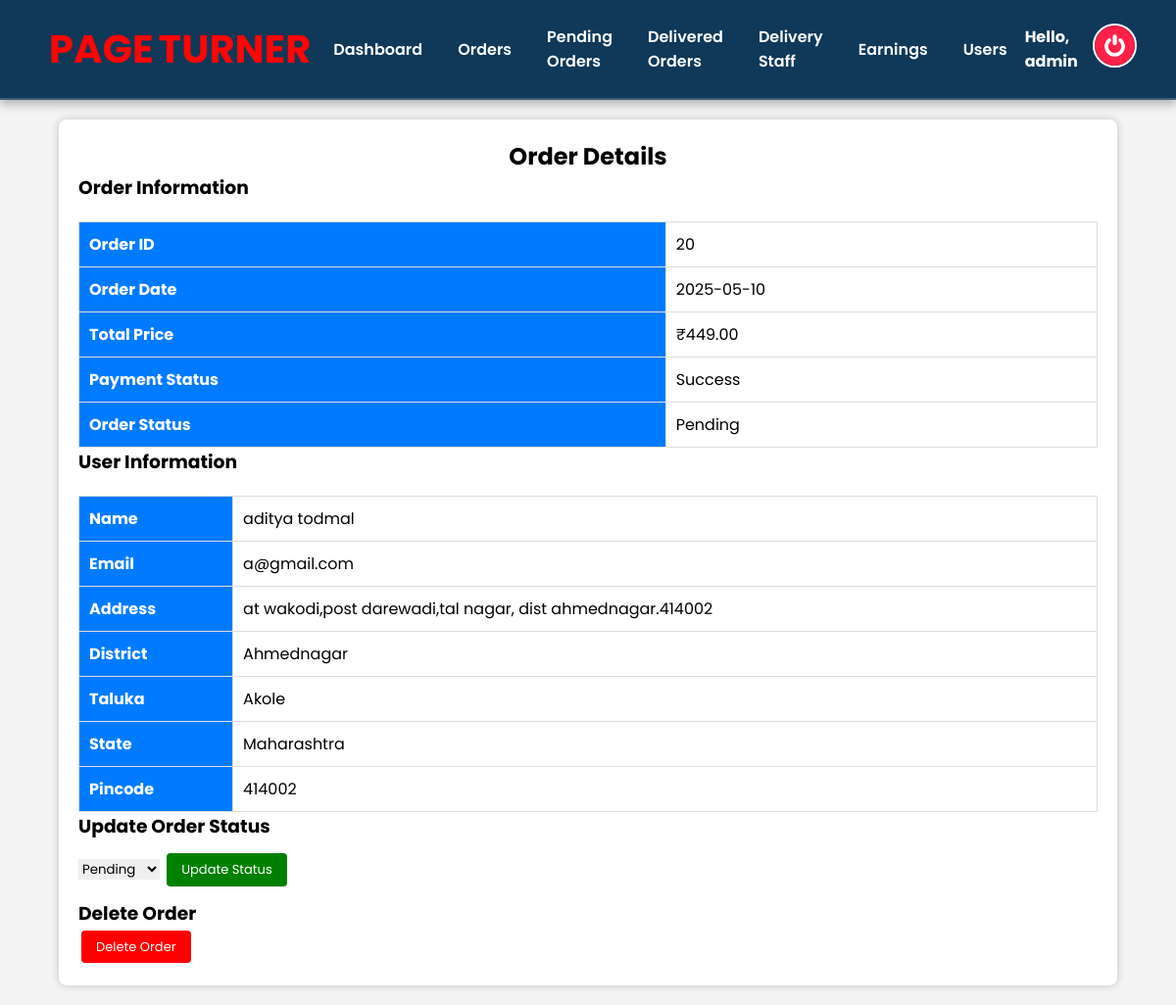
Page /admin_order_details.php?order_id=20 (signed in) on the committed database.
### tables this page shows
CREATE TABLE `confirm_order` (
  `id` int(11) NOT NULL,
  `user_id` int(11) NOT NULL,
  `name` varchar(255) NOT NULL,
  `number` varchar(15) NOT NULL,
  `email` varchar(255) NOT NULL,
  `address` text NOT NULL,
  `total_books` text NOT NULL,
  `total_price` decimal(10,2) NOT NULL,
  `order_date` date NOT NULL DEFAULT curdate(),
  `payment_id` varchar(255) DEFAULT NULL,
  `payment_status` enum('pending','success','failed') NOT NULL DEFAULT 'pending',
  `delivery_staff_id` int(11) DEFAULT NULL,
  `order_status` varchar(50) DEFAULT 'Pending',
  `district` varchar(255) NOT NULL,
  `taluka` varchar(255) NOT NULL
);

CREATE TABLE `users_info` (
  `Id` int(100) NOT NULL,
  `name` varchar(20) NOT NULL,
  `surname` varchar(20) NOT NULL,
  `username` varchar(30) NOT NULL,
  `email` varchar(20) NOT NULL,
  `password` varchar(20) NOT NULL,
  `user_type` varchar(20) NOT NULL DEFAULT 'user',
  `address` varchar(255) NOT NULL,
  `district` varchar(100) DEFAULT NULL,
  `taluka` varchar(100) DEFAULT NULL,
  `state` varchar(100) NOT NULL,
  `country` varchar(100) NOT NULL DEFAULT 'India',
  `pincode` varchar(10) NOT NULL
);

### admin_order_details.php (the view, shortened to what this page needs)
<?php
include 'config.php';
$order_id = intval($_GET['order_id']);
$order_query = "
    SELECT co.*, ui.name, ui.surname, ui.email, ui.address, ui.district, ui.taluka, ui.state, ui.pincode
    FROM confirm_order co
    JOIN users_info ui ON co.user_id = ui.id
    WHERE co.id = $order_id
";
$order_result = mysqli_query($conn, $order_query);
$order = mysqli_fetch_assoc($order_result);
?>
<!DOCTYPE html>
<html lang="en">
<head>
    <link rel="stylesheet" href="css/admin.css">
</head>
<body>
<?php include 'admin_header.php'; ?>
<div class="container">
    <h2>Order Details</h2>
    <h3>Order Information</h3>
    <table>
        <tr><th>Order ID</th><td><?php echo $order['id']; ?></td></tr>
        <tr><th>Order Date</th><td><?php echo $order['order_date']; ?></td></tr>
        <tr><th>Total Price</th><td>₹<?php echo number_format($order['total_price'], 2); ?></td></tr>
        <tr><th>Payment Status</th><td><?php echo ucfirst($order['payment_status']); ?></td></tr>
        <tr><th>Order Status</th><td><?php echo ucfirst($order['order_status']); ?></td></tr>
    </table>
    <h3>User Information</h3>
    <table>
        <tr><th>Name</th><td><?php echo $order['name'] . ' ' . $order['surname']; ?></td></tr>
        <tr><th>Email</th><td><?php echo $order['email']; ?></td></tr>
        <tr><th>Address</th><td><?php echo $order['address']; ?></td></tr>
        <tr><th>District</th><td><?php echo $order['district']; ?></td></tr>
        <tr><th>Taluka</th><td><?php echo $order['taluka']; ?></td></tr>
        <tr><th>State</th><td><?php echo $order['state']; ?></td></tr>
        <tr><th>Pincode</th><td><?php echo $order['pincode']; ?></td></tr>
    </table>
    <h3>Update Order Status</h3>
    <form method="POST">
        <div class="form-group">
            <select name="status">
                <option value="pending" <?php echo ($order['order_status'] == 'pending') ? 'selected' : ''; ?>>Pending</option>
            </select>
            <button type="submit" name="update_status" class="btn btn-update">Update Status</button>
        </div>
    </form>
    <h3>Delete Order</h3>
    <form method="POST" onsubmit="return confirm('Are you sure you want to delete this order?');">
        <button type="submit" name="delete_order" class="btn btn-delete">Delete Order</button>
    </form>
</div>
</body>
</html>

### css/admin.css (style rules this page uses)
* { text-decoration: none; margin: 0; padding: 0; font-family: "Poppins", sans-serif; box-sizing: border-box; outline: none; border: none; }
.btn:not(:disabled):not(.disabled) { cursor: pointer; }
.btn { display: inline-block; font-weight: 400; text-align: center; white-space: nowrap; vertical-align: middle; user-select: none; border: 1px solid transparent; padding: 0.375rem 0.75rem; font-size: 13px; margin: 3px; line-height: 1.5; border-radius: 0.25rem; transition: color 0.15s ease-in-out, background-color 0.15s ease-in-out, border-color 0.15s ease-in-out, box-shadow 0.15s ease-in-out; }

### admin_order_details.php (style rules this page uses)
body { font-family: Arial, sans-serif; background-color: #f4f4f4; }
.container { width: 90%; margin: 20px auto; background: white; padding: 20px; border-radius: 8px; box-shadow: 0px 0px 10px rgba(0, 0, 0, 0.2); }
h2 { text-align: center; }
table { width: 100%; border-collapse: collapse; margin-top: 20px; }
th, td { padding: 10px; border: 1px solid #ddd; text-align: left; }
th { background-color: #007bff; color: white; }
.btn { padding: 7px 15px; border: none; cursor: pointer; }
.btn-update { background: green; color: white; }
.btn-delete { background: red; color: white; }
.form-group { margin: 10px 0; }

### admin_header.php (style rules this page uses)
* { text-decoration: none; margin: 0; padding: 0; box-sizing: border-box; font-family: 'Poppins', sans-serif; }

### rows in the picture
confirm_order: id "20", order_date "2025-05-10", total_price "449.00", payment_status "Success", order_status "Pending", users_info.name "aditya", users_info.surname "todmal", users_info.email "a@gmail.com", users_info.address "at wakodi,post darewadi,tal nagar, dist ahmednagar.414002", users_info.district "Ahmednagar", users_info.taluka "Akole", users_info.state "Maharashtra", users_info.pincode "414002"

### other values in the picture
$_SESSION['admin_name'] "admin"
